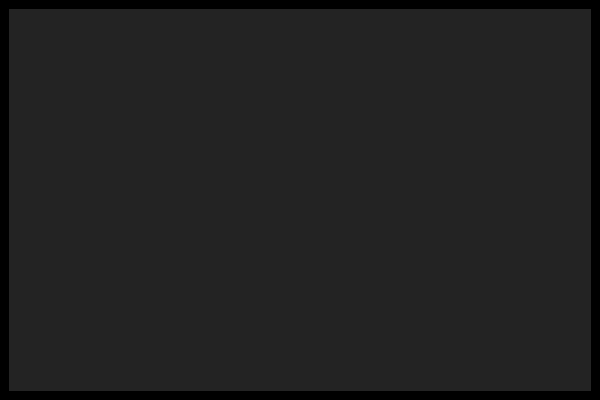
Frame 1 (no input)
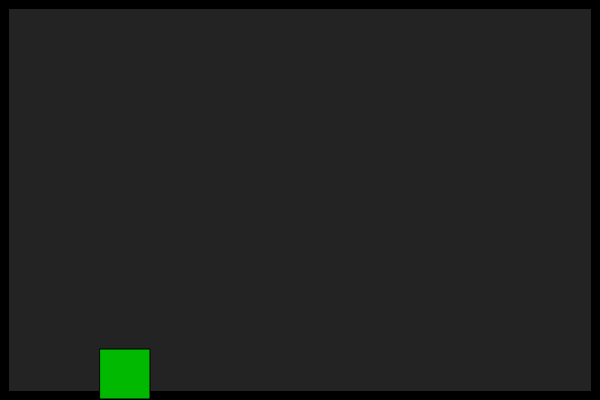
Frame 60 (no input)
Frame 120 (the mouse pressed at the canvas centre since frame 60): identical to frame 60, image omitted

The p5.js sketch that drew these frames (run headless with seeded random() and noise() and a simulated clock; from frame 60 on, the mouse is pressed at the canvas centre):

// p5.js sketch
// ── sketch.js
var hero;
var plats = [];
var grav = 0.5;
var holdLeft = holdRight = false;

function setup() {
    createCanvas(600, 400);

    hero = new Player(50, -50, 50, 50)

    for (var i = 0; i < 50; i++) {        
        plats[i] = new Brick(width + 400 * i, height - 100, 20, 100);        
    }

}

function draw() {
    background(35);
    strokeWeight(18);
    noFill();
    rect(0,0,width,height);

    hero.update();
    hero.render();

    for (var i = 0; i < plats.length; i++) {
        plats[i].render();
    }
}

function keyPressed(){
    if(keyCode === LEFT_ARROW){
        holdLeft = true;        
    }
    if(keyCode === UP_ARROW){
        if(hero.onGround === true){
            hero.vy = -hero.jump;
        }
    }
    if(keyCode === RIGHT_ARROW){
        holdRight = true;        
    }
}

function keyReleased(){
    if(keyCode === LEFT_ARROW){
        holdLeft = false;
    }
    if(keyCode === UP_ARROW){
        if(hero.vy < -3){
            hero.vy < -3;
        }
    }
    if (keyCode === RIGHT_ARROW){
        holdRight = false;

    }
}
// ── Skeleton Index.html
<!DOCTYPE html>
<html lang="en">

<head>
    <!-- Title Your Document -->
    <title>Side Scrolling Game</title>

    <!--Retrive p5.js from url-->
    <script src="https://cdnjs.cloudflare.com/ajax/libs/p5.js/0.6.1/p5.js"></script>

    <!--Project Files-->
    <script src="sketch.js" type="text/javascript"></script>
    <script src="player.js" type="text/javascript"></script>
    <script src="brick.js" type="text/javascript"></script>
</head>

<body>

</body>

</html>
// ── brick.js
class Brick{
    constructor(x,y,w,h){
        this.x = x;
        this.y = y;
        this.w = w;
        this.h = h;
        this.highlight = false;
    }

    render(){
        if(this.highlight === true){
            fill(0,185,0)
        } else {
            fill(185,0,0);
        }
        
        stroke(0);
        strokeWeight(1)
        rect(this.x, this.y, this.w, this.h);
    }

    
}
// ── player.js
class Player {
    constructor(x, y, w, h) {
        this.x = x;
        this.y = y - 100;
        this.w = w;
        this.h = h;

        this.vx = this.vy = 0;
        this.onGround = false;
        this.jump = 11;
        this.move = 8;
    }

    render() {
        fill(0, 185, 0);
        stroke(0);
        strokeWeight(1)
        rect(this.x, this.y, this.w, this.h);
    }

    update() {
        translate(-this.x + 100, 0);
        this.x += this.vx;
        this.y += this.vy;

        if (holdLeft === true) {
            this.vx = -this.move;
        }
        if (holdRight === true) {
            this.vx = this.move;
        }
        this.onGround = false;
        //on the floor?
        if (this.y > height - this.h) {
            this.y = height - this.h - 1;
            this.onGround = true;
        }
        for (var i = 0; i < plats.length; i++) {
            this.collide(plats[i]);
        }


        if (this.onGround === true) {
            this.vx *= 0.8;
        } else {
            this.vy += grav;
        }
    }


    collide(other) {
        var leftEdge = this.x <= (other.x + other.w);
        var topEdge = this.y <= (other.y + other.h);
        var rightEdge = (this.x + this.w) >= other.x;
        var bottomEdge = (this.y + this.h) >= other.y;
        other.highlight = false;
        if (leftEdge && topEdge && rightEdge && bottomEdge) {
            other.highlight = true;


            var thisBottom = this.y + this.h;
            var otherBottom = other.y + other.h;
            var thisRight = this.x + this.w;
            var otherRight = other.x + other.w;

            var bottomCollision = otherBottom - this.y;
            var topCollision = thisBottom - other.y;
            var leftCollision = thisRight - other.x;
            var rightCollision = otherRight - this.x;

            if (topCollision < bottomCollision && topCollision < leftCollision && topCollision < rightCollision) {
                console.log('top');
                this.onGround = true;
                if(this.vy > 0){
                    this.vy = 0;
                    this.y = other.y - this.h;
                }
            }
             if (bottomCollision < topCollision && bottomCollision < leftCollision && bottomCollision < rightCollision) {
                console.log('bottom');
                if(this.vy < 0){
                    this.vy = 0;
                }
            } 
            if (leftCollision < bottomCollision && leftCollision < topCollision && leftCollision < rightCollision) {
                console.log('left');
                this.x = other.x - this.w;
                //this.vx = -2;
                //holdRight = false;
            }
            if (rightCollision < bottomCollision && rightCollision < leftCollision && rightCollision < topCollision) {
                console.log('right');
                this.x = other.x + other.w;
                //this.vx = 2;
                //holdLeft = false;
            }

        }

    }
}
